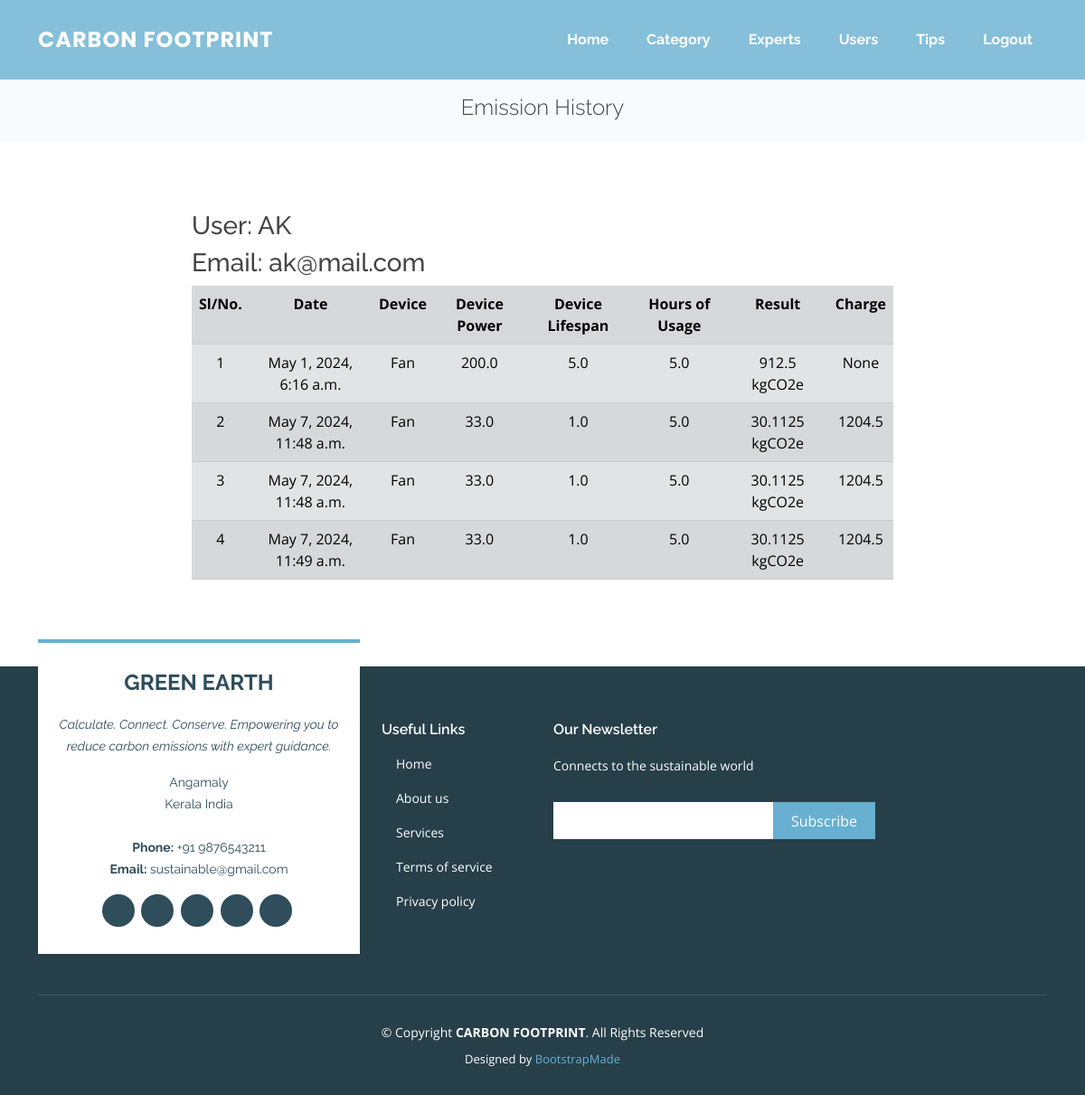
Screenshot of /adminViewEmission?id=1 with the database file from the repository.
### cfApp/models.py (models this page shows)
class Users(models.Model):
    name = models.CharField(max_length=30)
    email = models.CharField(max_length=30)
    phone = models.CharField(max_length=15)
    address = models.CharField(max_length=50)
    user = models.ForeignKey(User, on_delete=models.CASCADE)

class Emission(models.Model):
    date = models.DateTimeField(auto_now_add=True, null=True)
    device_power = models.CharField(max_length=30)
    hours_per_day = models.CharField(max_length=30)
    lifespan_years = models.CharField(max_length=30)
    no_of_devices = models.CharField(max_length=30)
    electricity_emission_factor = models.CharField(max_length=30,default=0.5)
    result = models.CharField(max_length=30,null=True)
    charge = models.CharField(max_length=30,null=True)
    category = models.ForeignKey(Category, on_delete=models.CASCADE)
    users = models.ForeignKey(Users, on_delete=models.CASCADE)

class Category(models.Model):
    cat = models.CharField(max_length=50)
    status = models.CharField(max_length=20,default='Active')

### cfApp/views.py (the view)
# urls.py: path('adminViewEmission', views.adminViewEmission),
def adminViewEmission(request):
    uid = request.GET['id']
    data = Emission.objects.filter(users=uid)
    users = Users.objects.get(id=uid)
    return render(request, "adminViewEmission.html", {"data": data, "users":users})

### templates/adminViewEmission.html
{% extends "adminBase.html" %} {% block content %}
<main id="main">
	<div
		class="breadcrumbs d-flex align-items-center"
		style="background-image: url('assets/img/breadcrumbs-bg.jpg')"
	>
		<div
			class="container position-relative d-flex flex-column align-items-center"
			data-aos="fade"
		>
			<h2>Emission History</h2>
		</div>
	</div>
	<section id="contact" class="contact">
		<div class="container-fluid" data-aos="fade-up" data-aos-delay="100">
			<div class="row gy-4 mt-3">
				<div class="col-lg-8" style="margin: auto">
					<h3>User: {{users.name}}</h3>
					<h3>Email: {{users.email}}</h3>
					<table
						class="table table-secondary table-striped table-hover text-center"
					>
						<tr>
							<th>Sl/No.</th>
							<th>Date</th>
							<th>Device</th>
							<th>Device Power</th>
							<th>Device Lifespan</th>
							<th>Hours of Usage</th>
							<th>Result</th>
							<th>Charge</th>
						</tr>
						{% for d in data %}
						<tr>
							<td>{{forloop.counter}}</td>
							<td>{{d.date}}</td>
							<td>{{d.category.cat}}</td>
							<td>{{d.device_power}}</td>
							<td>{{d.lifespan_years}}</td>
							<td>{{d.hours_per_day}}</td>
							<td>{{d.result}} kgCO2e</td>
							<td>{{d.charge}}</td>
						</tr>
						{% endfor %}
					</table>
				</div>
			</div>
		</div>
	</section>
</main>
{% endblock %}

### static/css/style.css (style rules this page uses)
body { font-family: "Open Sans", sans-serif; color: #444444; }
h1, h2, h3, h4, h5, h6 { font-family: "Raleway", sans-serif; }
#main { margin-top: 90px; }
section { padding: 60px 0; overflow: hidden; }
.breadcrumbs { padding: 15px 0; background-color: #f8fbfd; min-height: 40px; }
.breadcrumbs h2 { font-size: 24px; font-weight: 300; }
.contact { padding-bottom: 80px; }

### rows the page displays
Users: name "AK", email "ak@mail.com"
Emission: date "May 1, 2024, 6:16 a.m.", category.cat "Fan", device_power "200.0", lifespan_years "5.0", hours_per_day "5.0", result "912.5", charge "None"
Emission: date "May 7, 2024, 11:48 a.m.", category.cat "Fan", device_power "33.0", lifespan_years "1.0", hours_per_day "5.0", result "30.1125", charge "1204.5"
Emission: date "May 7, 2024, 11:48 a.m.", category.cat "Fan", device_power "33.0", lifespan_years "1.0", hours_per_day "5.0", result "30.1125", charge "1204.5"
Emission: date "May 7, 2024, 11:49 a.m.", category.cat "Fan", device_power "33.0", lifespan_years "1.0", hours_per_day "5.0", result "30.1125", charge "1204.5"
